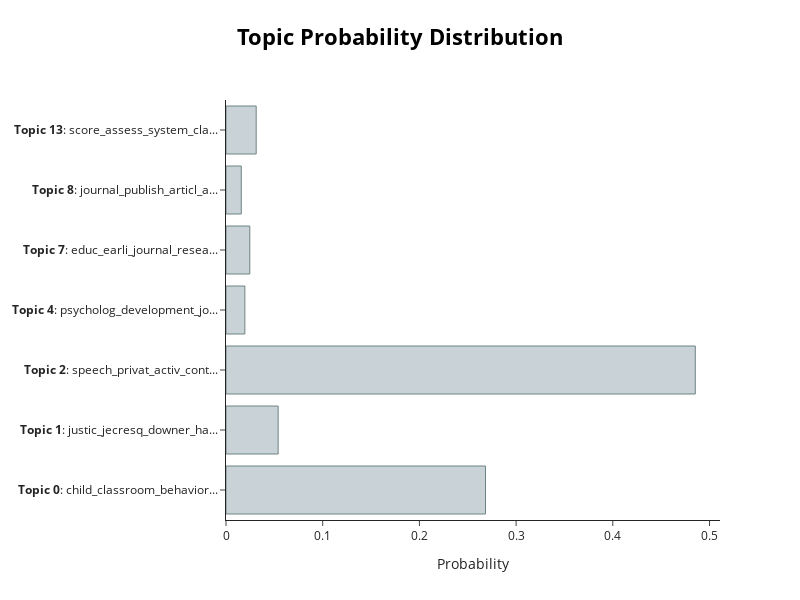

Notebook cell for this chart:
### Markdown cell above
We can also see the topic distribution per document = the probability that the text belongs to each topic (if a topic is not included in the graph, the probability is 0). Eg, the topic distribution for the sixth document:(!python starts counting at 0, so 6th =5)

### Code cell
topic_model.visualize_distribution(probabilities[300])

### Figure 1 — Plotly figure (JSON) as saved in the notebook; plotly's stock layout.template omitted (floating-point values rounded to 4 significant figures)
{"data": [{"marker": {"color": "#C8D2D7", "line": {"color": "#6E8484", "width": 1}}, "orientation": "h", "type": "bar", "x": [0.2683, 0.05394, 0.4853, 0.01951, 0.02461, 0.01579, 0.03123], "y": ["<b>Topic 0</b>: child_classroom_behavior...", "<b>Topic 1</b>: justic_jecresq_downer_ha...", "<b>Topic 2</b>: speech_privat_activ_cont...", "<b>Topic 4</b>: psycholog_development_jo...", "<b>Topic 7</b>: educ_earli_journal_resea...", "<b>Topic 8</b>: journal_publish_articl_a...", "<b>Topic 13</b>: score_assess_system_cla..."]}], "layout": {"height": 600, "hoverlabel": {"bgcolor": "white", "font": {"family": "Rockwell", "size": 16}}, "title": {"font": {"color": "Black", "size": 22}, "text": "<b>Topic Probability Distribution</b>", "x": 0.5, "xanchor": "center", "y": 0.95, "yanchor": "top"}, "width": 800, "xaxis": {"title": {"text": "Probability"}}}}
